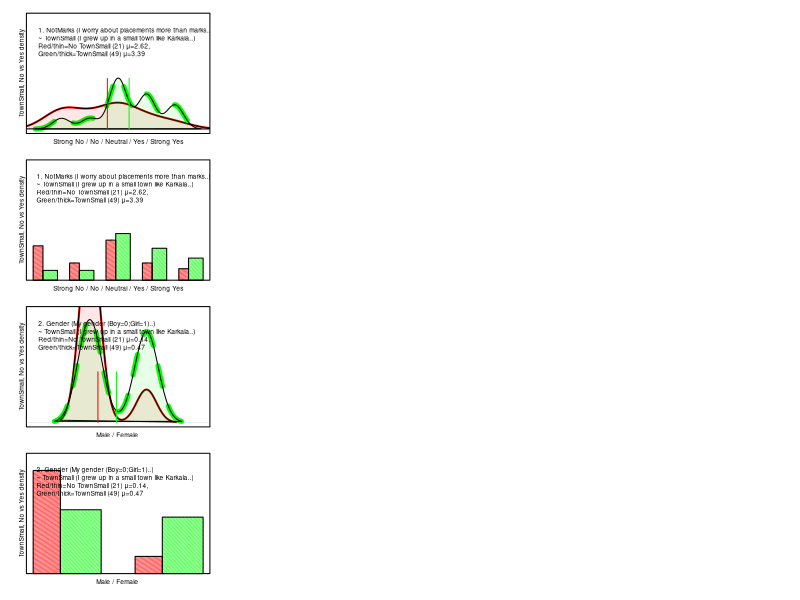
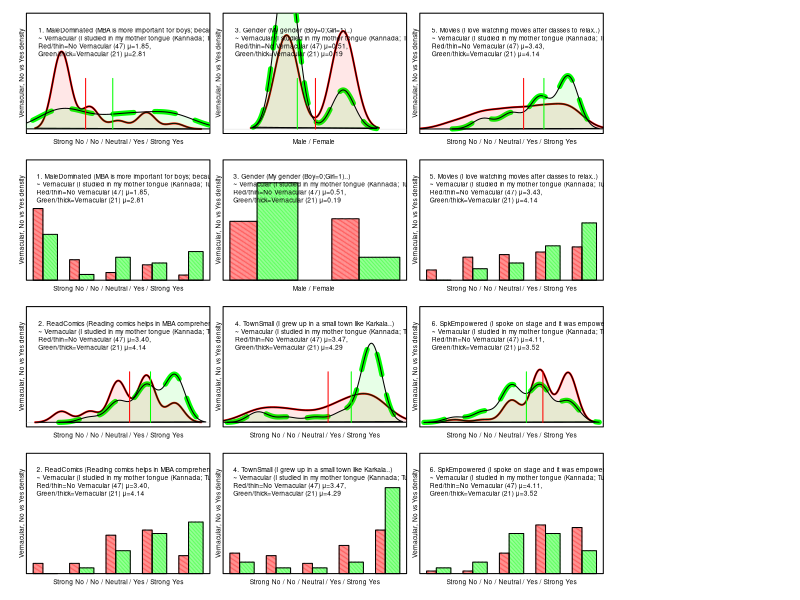

Source code (R) for these figures, in order:
#######################################################################
# Title: Process MBA survey data.
#######################################################################
# 1. Setup
#######################################################################
## Do this once to download from the web.
# install.packages("psych")
# install.packages("GPArotation")
# install.packages("psy") 
# install.packages("nFactors")
library(psy)
library(psych)
library(GPArotation)
library(nFactors)
library(corrplot)
options(digits=3) # Easy to read precision. 

# Read the survey data csv into R.
# For Survey  paper.
setwd(dirname(sys.frame(1)$ofile)) 
survey <- read.csv("data/n3.csv")
titles <- read.csv("data/n3title.csv")

# outdir <- 'out/vernacular/'
outdir <- './'

Opinions <- function(Question,setNo,setYes) {
  # Differences in opinion between Question
  printcount <- 0
  imgfile<-paste(outdir,Question,'.jpg',sep='')
  txtfile<-paste(outdir,Question,".txt",sep="")
  jpeg(imgfile, width=8, height=5, units = 'in', res = 600)
  sink(txtfile,append=FALSE,split=TRUE)
  par(mfcol=c(4,4), oma=c(1,1,0,0), mar=c(1,1,1,0), tcl=-0.1, mgp=c(0,0,0))
  for (cn in names(survey)){
    if (cn==Question) next
    dlong <- paste(titles$Long[match(Question,titles$Short)])
    if (nrow(setNo)<1) next
    if (nrow(setYes)<1) next
    # Run the t-test
    tv <- t.test(setNo[cn], setYes[cn], var.equal=T)
    if (tv$p.value >= .05) next
    print(sprintf("Processing Opinions: %s No=%d Yes=%d\n",
      cn, nrow(setNo), nrow(setYes)))
    printcount <- printcount+1
    meanNo <- mean(setNo[,cn])
    meanYes <- mean(setYes[,cn])
    likerts5 <- "Strong No / No / Neutral / Yes / Strong Yes"
    likerts3 <- "No/Neutral/Yes"
    # Plot the graph.
    xlab1 <- likerts5
    xlim1 <- c(0,6)
    if (cn == "Gender") {
      xlab1 <- "Male / Female "
      xlim1 <- c(-1,2)
    }
    ylab2 <- sprintf("%s, No vs Yes density", Question)
    # Plot No=red, Yes=green.
    plot(density(setNo[,cn]),col="red", main="",
      #panel.first = grid(),
      xlab=xlab1,
      ylab=ylab2,
      xlim=xlim1,
      cex.lab=0.6,
      ylim=c(0,1.1), xaxt="n", yaxt="n",lwd=2)
    lines(density(setYes[,cn]),col="green",lwd=5,lty=8)
    # Shade the polygons also.
    redTrans <- rgb(1,.1,.1,0.1)
    greenTrans <- rgb(.1,1,.1,0.1)
    polygon(density(na.omit(setNo[,cn])), density=-1, col=redTrans)
    polygon(density(na.omit(setYes[,cn])), density=-1, col=greenTrans)
    # Legend
    clong <- paste(titles$Long[match(cn,titles$Short)])
    clong2 <- substr(clong, start=0, stop=50)
    dlong2 <- substr(dlong, start=0, stop=50)
    unicode_mu <- "\u03BC"
    fmtLegend2 <- sprintf(paste("%d. %s (%s..)\n",
          "~ %s (%s..)\n",
          "Red/thin=No %s (%d) %s=%3.2f,\n",
          "Green/thick=%s (%d) %s=%3.2f",
          sep=""),
        printcount, cn,clong2,
        Question, dlong2,
        Question, nrow(setNo),  unicode_mu, meanNo,
        Question, nrow(setYes), unicode_mu, meanYes)
    legend("topleft", fmtLegend2, bty="n", cex=0.6) 
    # Draw the mean, No=red, Yes=green
    lines( x=c(meanNo,meanNo), y=c(0,.5), col="red")
    lines( x=c(meanYes,meanYes), y=c(0,.5), col="green")
    # 
    perNo <- prop.table(table(factor(setNo[,cn],levels=1:5)))
    perYes <- prop.table(table(factor(setYes[,cn],levels=1:5)))
    if (cn == "Gender") {
      perNo <- prop.table(table(factor(setNo[,cn],levels=0:1)))
      perYes <- prop.table(table(factor(setYes[,cn],levels=0:1)))
    }
    red2   <- rgb(1 ,.1,.1,0.7)
    green2 <- rgb(.1,1 ,.1,0.7)
    barplot(rbind(perNo,perYes),beside=T,
      col=c(red2,green2),
      #panel.first = grid(),
      main="",
      xlab=xlab1,
      ylab=ylab2,
      cex.lab=0.6,
      width=c(4,6),
      angle=c(10,20), density=c(80,80), # Slow rendering
      ylim=c(0,1), xaxt="n", yaxt="n",lwd=2
      ) 
    legend("bottomleft", fmtLegend2, bty="n",cex=.6,inset=c(-.01,.7))
    box()  
    # Print the p.value
    cat(sprintf("%d Different %s pvalue=%f\n",
      printcount, cn, tv$p.value))
    print(tv$estimate)
  }
  dev.off()
  sink()
  print(sprintf("Wrote %s and %s", txtfile,imgfile))
  flush.console()
}
Opinions("TownSmall",  subset(survey,TownSmall<3),  subset(survey,TownSmall>3))
Opinions("Vernacular", subset(survey,Vernacular<3), subset(survey,Vernacular>3)) 
